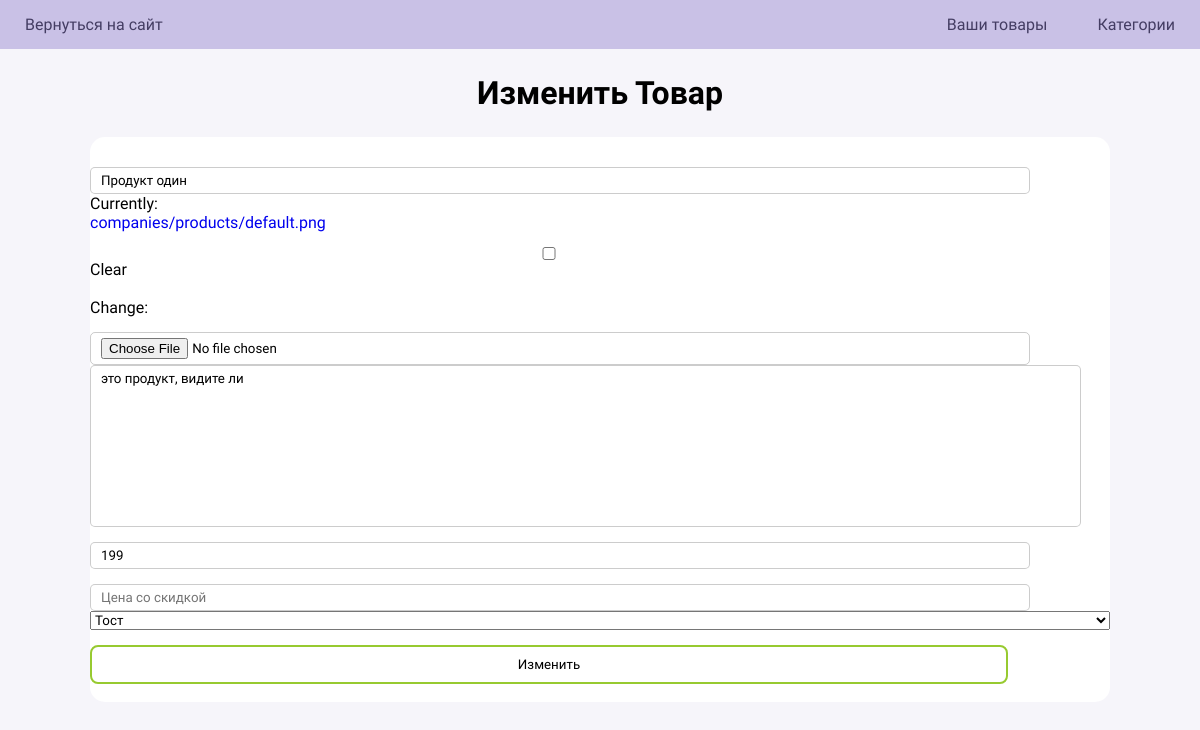
Before: /your-company/product/update/3/ (signed in) with the older database file.
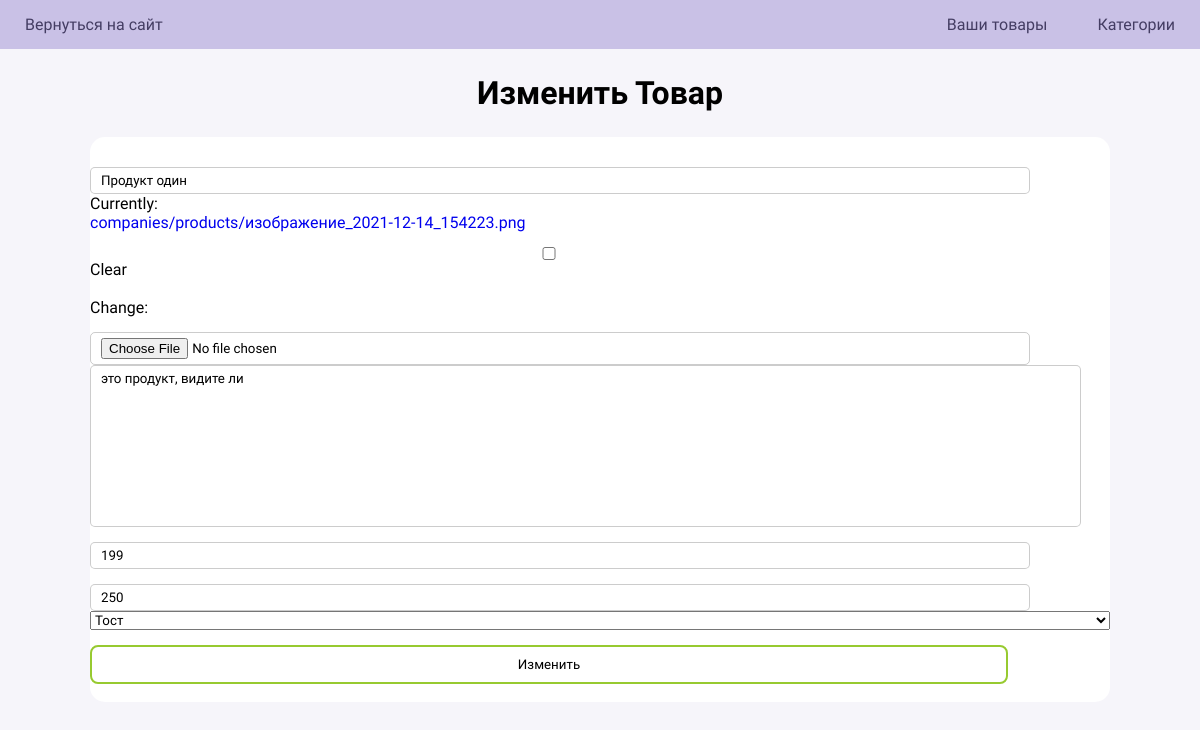
After: the same page with the newer database file.
### companies/models.py (models this page shows, shortened)
class Product(models.Model):
    name = models.CharField(max_length=255)
    image = models.ImageField(null=True, blank=True, upload_to='companies/products/', default='companies/products/default.png')
    description = models.TextField(null=True)
    price = models.PositiveIntegerField()
    new_price = models.PositiveIntegerField(null=True)
    category = ForeignKey(Category, on_delete=models.SET_NULL, null=True, blank=True)
    company = ForeignKey(Company, on_delete=models.CASCADE, null=True, blank=True)
    created_at = models.DateTimeField(auto_now_add=True)

### companies/views.py (the view)
# urls.py: path('your-company/product/update/<int:id>/', views.updateProduct, name='updateProduct'),
@login_required(login_url='loginUser')
def updateProduct(request, id):
    product = Product.objects.get(id=id)
    page = {'title':'Изменить Товар', 'btn':'Изменить'}
    form = ProductForm(instance=product)
    if request.method == 'POST':
        form = ProductForm(request.POST, instance=product)
        if form.is_valid():
            form.save()
            return redirect('companyIndex')
    context = {'form': form, 'page':page}
    return render(request, 'your-company/product_form.html', context)

### companies/forms.py
class ProductForm(ModelForm):
    name = forms.CharField(widget=forms.TextInput(attrs={'placeholder': 'Название'}))
    price = forms.IntegerField(widget=forms.NumberInput(attrs={'placeholder': 'Цена'}))
    new_price = forms.IntegerField(widget=forms.NumberInput(attrs={'placeholder': 'Цена со скидкой'}), required=False)
    class Meta:
        model = Product
        fields = ['name', 'image', 'description', 'price', 'new_price', 'category']

### companies/models.py (called while the page is built)
    def  __str__(self):
        return self.name

### companies/templates/your-company/product_form.html (shortened to what this page needs)
{% extends 'admin/main.html' %}
{% block content %}
{% load static %}
<link rel="stylesheet" href="{% static 'styles/product-add.css' %}">
<h1 style="text-align: center; margin: 25px 0">{{ page.title }}</h1>
<div class="content">
    <form method="post" class="container product-add">
        {% for field in form %}
            {{ field }}
        {% endfor %}
        <input type="submit" class="edit" value="{{ page.btn }}">
    </form>
</div>
{% endblock %}

Changed rows visible on the page:
changed Product "Продукт один": new_price (not shown) → "250"
Other visible differences:
text no longer shown: "Currently: companies/products/default.png Clear Change:"
text now shown: "Currently: companies/products/изображение_2021-12-14_154223.png Clear Change:"
